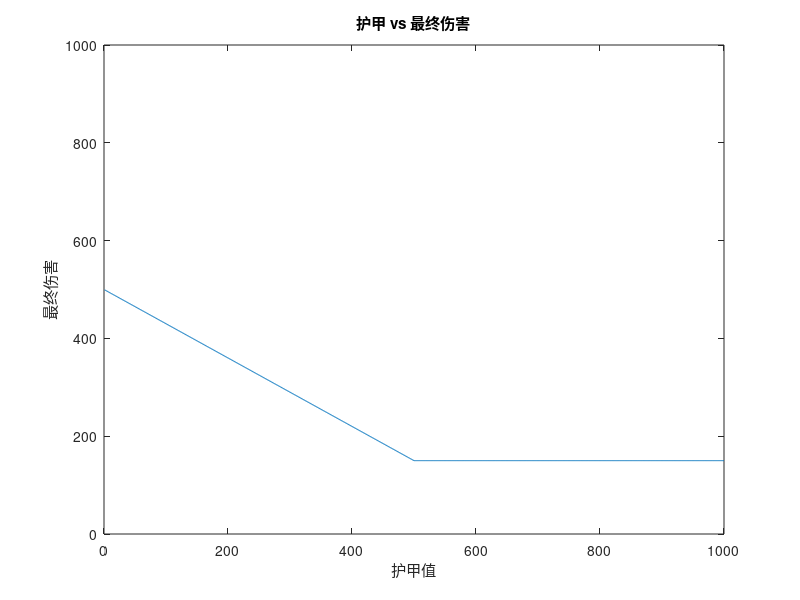

Write the MATLAB code that produced this figure.
% Armor = 500;
% DmgReduct = 0.7;
% for DirectDamage = 1 : 1000
%     if DirectDamage <= Armor
%         FinalDamage(DirectDamage) = DirectDamage - DmgReduct * DirectDamage;
%     else
%         FinalDamage(DirectDamage) = DirectDamage - DmgReduct * Armor;
%     end
% end
% plot(FinalDamage)
% xlabel('物理直伤')
% ylabel('最终伤害')
% title('物理直伤 vs 最终伤害')


DirectDamage = 500;
DmgReduct = 0.7;
for Armor = 1 : 1000
    if Armor < DirectDamage % 破防
        FinalDamage(Armor) = DirectDamage - Armor * DmgReduct;
    else % 不破防
        FinalDamage(Armor) = DirectDamage - DmgReduct * DirectDamage;
    end
end

plot(FinalDamage)
ylim([0 1000])
xlabel('护甲值')
ylabel('最终伤害')
title('护甲 vs 最终伤害')